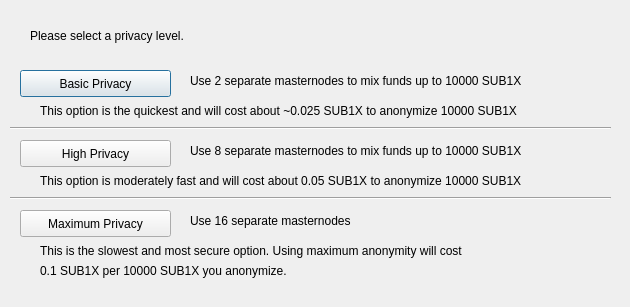
<?xml version="1.0" encoding="UTF-8"?>
<ui version="4.0">
 <class>ObfuscationConfig</class>
 <widget class="QDialog" name="ObfuscationConfig">
  <property name="geometry">
   <rect>
    <x>0</x>
    <y>0</y>
    <width>630</width>
    <height>307</height>
   </rect>
  </property>
  <property name="windowTitle">
   <string>Configure Obfuscation</string>
  </property>
  <widget class="QPushButton" name="buttonBasic">
   <property name="geometry">
    <rect>
     <x>20</x>
     <y>70</y>
     <width>151</width>
     <height>27</height>
    </rect>
   </property>
   <property name="text">
    <string>Basic Privacy</string>
   </property>
  </widget>
  <widget class="QPushButton" name="buttonHigh">
   <property name="geometry">
    <rect>
     <x>20</x>
     <y>140</y>
     <width>151</width>
     <height>27</height>
    </rect>
   </property>
   <property name="text">
    <string>High Privacy</string>
   </property>
  </widget>
  <widget class="QPushButton" name="buttonMax">
   <property name="geometry">
    <rect>
     <x>20</x>
     <y>210</y>
     <width>151</width>
     <height>27</height>
    </rect>
   </property>
   <property name="text">
    <string>Maximum Privacy</string>
   </property>
  </widget>
  <widget class="QLabel" name="label">
   <property name="geometry">
    <rect>
     <x>30</x>
     <y>20</y>
     <width>571</width>
     <height>31</height>
    </rect>
   </property>
   <property name="text">
    <string>Please select a privacy level.</string>
   </property>
  </widget>
  <widget class="QLabel" name="label_2">
   <property name="geometry">
    <rect>
     <x>190</x>
     <y>70</y>
     <width>421</width>
     <height>21</height>
    </rect>
   </property>
   <property name="text">
    <string>Use 2 separate masternodes to mix funds up to 10000 SUB1X</string>
   </property>
  </widget>
  <widget class="QLabel" name="label_3">
   <property name="geometry">
    <rect>
     <x>190</x>
     <y>140</y>
     <width>411</width>
     <height>21</height>
    </rect>
   </property>
   <property name="text">
    <string>Use 8 separate masternodes to mix funds up to 10000 SUB1X</string>
   </property>
  </widget>
  <widget class="QLabel" name="label_4">
   <property name="geometry">
    <rect>
     <x>190</x>
     <y>210</y>
     <width>421</width>
     <height>21</height>
    </rect>
   </property>
   <property name="text">
    <string>Use 16 separate masternodes</string>
   </property>
  </widget>
  <widget class="QLabel" name="label_6">
   <property name="geometry">
    <rect>
     <x>40</x>
     <y>100</y>
     <width>561</width>
     <height>21</height>
    </rect>
   </property>
   <property name="text">
    <string>This option is the quickest and will cost about ~0.025 SUB1X to anonymize 10000 SUB1X</string>
   </property>
  </widget>
  <widget class="QLabel" name="label_7">
   <property name="geometry">
    <rect>
     <x>40</x>
     <y>170</y>
     <width>561</width>
     <height>21</height>
    </rect>
   </property>
   <property name="text">
    <string>This option is moderately fast and will cost about 0.05 SUB1X to anonymize 10000 SUB1X</string>
   </property>
  </widget>
  <widget class="QLabel" name="label_8">
   <property name="geometry">
    <rect>
     <x>40</x>
     <y>240</y>
     <width>561</width>
     <height>21</height>
    </rect>
   </property>
   <property name="text">
    <string>This is the slowest and most secure option. Using maximum anonymity will cost</string>
   </property>
  </widget>
  <widget class="QLabel" name="label_9">
   <property name="geometry">
    <rect>
     <x>40</x>
     <y>260</y>
     <width>561</width>
     <height>21</height>
    </rect>
   </property>
   <property name="text">
    <string>0.1 SUB1X per 10000 SUB1X you anonymize.</string>
   </property>
  </widget>
  <widget class="Line" name="line">
   <property name="geometry">
    <rect>
     <x>10</x>
     <y>120</y>
     <width>601</width>
     <height>16</height>
    </rect>
   </property>
   <property name="orientation">
    <enum>Qt::Horizontal</enum>
   </property>
  </widget>
  <widget class="Line" name="line_2">
   <property name="geometry">
    <rect>
     <x>10</x>
     <y>190</y>
     <width>601</width>
     <height>16</height>
    </rect>
   </property>
   <property name="orientation">
    <enum>Qt::Horizontal</enum>
   </property>
  </widget>
 </widget>
 <resources/>
 <connections/>
</ui>
